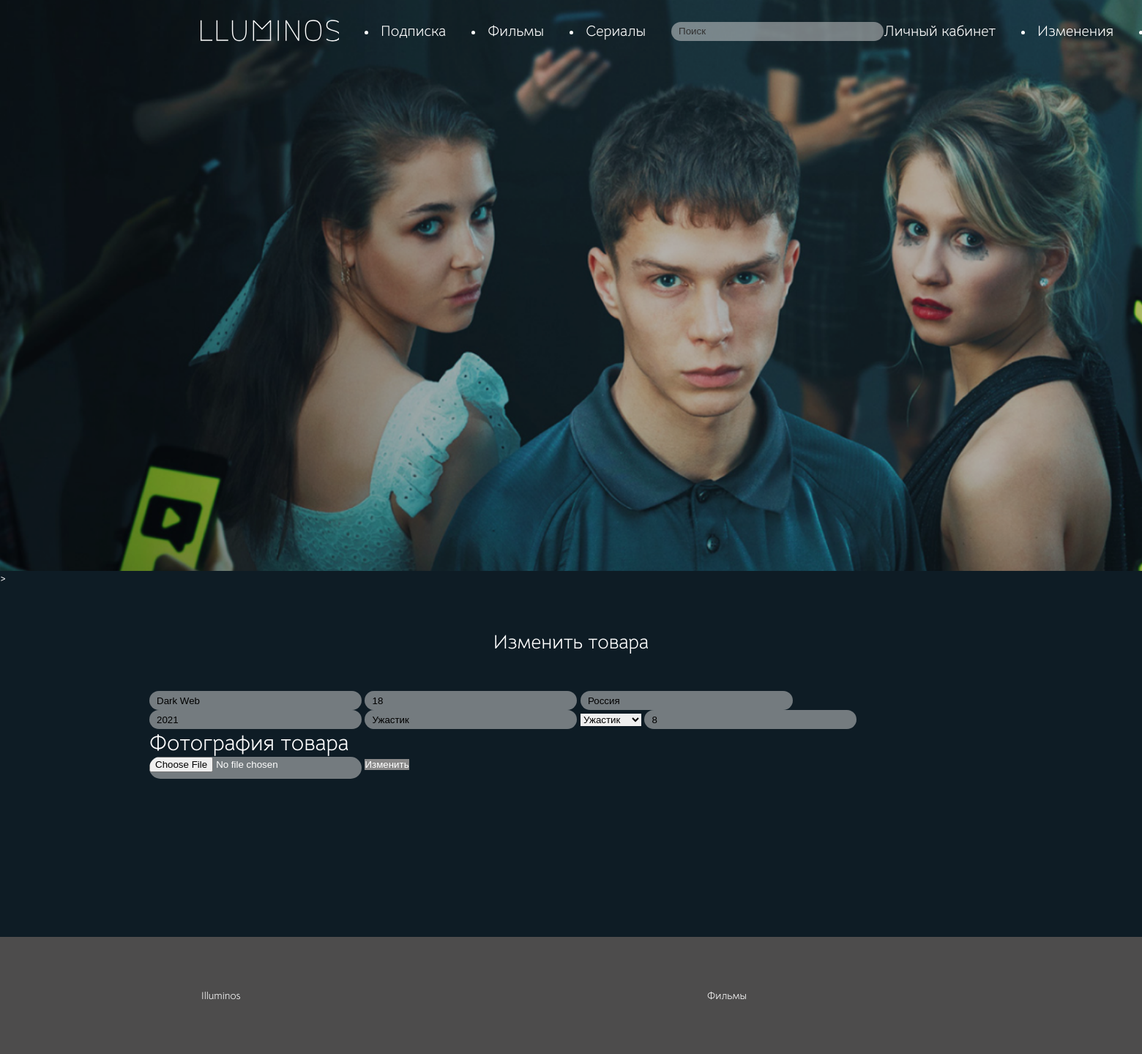
The page /update.php?id=5 (signed in) on the database its author committed.
### tables this page shows
CREATE TABLE `products` (
  `product_id` int(11) NOT NULL,
  `name` varchar(256) NOT NULL,
  `price` int(11) NOT NULL,
  `country` varchar(256) NOT NULL,
  `year` int(11) NOT NULL,
  `model` varchar(256) NOT NULL,
  `category` varchar(256) NOT NULL,
  `time` varchar(255) NOT NULL,
  `count` int(11) NOT NULL,
  `path` varchar(256) NOT NULL,
  `video` varchar(256) NOT NULL,
  `opisanie` text NOT NULL,
  `acters` text NOT NULL,
  `rejiser` text NOT NULL,
  `created_at` timestamp NOT NULL DEFAULT CURRENT_TIMESTAMP
);

### update.php (the view, shortened to what this page needs)
<?php
	$connect = new mysqli("localhost", "root", "", "up1");
	$connect->set_charset("utf8");;
	$sql = "SELECT * FROM `products` WHERE `product_id`=".$_GET["id"];
	$product = $connect->query($sql)->fetch_assoc();
	$result = $connect->query("SELECT * FROM `categories`");
	$categories = "";
	while($row = $result->fetch_assoc()) {
		$selected = ($product["category"] == $row["category"]) ? "selected" : "";
		$categories .= sprintf('<option value="%s" %s>%s</option>', $row["category"], $selected, $row["category"]);
	}
	$menu = '
	<div class="logo">
		 <a href="index.php">
			<img src="assets/img/Illuminos.svg" alt="">
		</a>
	</div>
	<li><a href="login.php">Подписка</a></li>
		<li><a href="films.php">Фильмы</a></li>
		<li><a href="serial.php">Сериалы</a></li>
		<input name="s" placeholder="Поиск" type="search">
		%s
	';
	$m = '';
	if(isset($_SESSION["role"])) {
		$m = '<li><a href="index2.php">Личный кабинет</a></li>';
		$m = '<li><a href="cart.php">Избранное</a></li>';
		$m = '<a href="index2.php">Личный кабинет</a>';
		$m .= ($_SESSION["role"] == "admin") ? '<li><a href="admin.php">Изменения</a></li>' : '';
		$m .= '<li><a href="controllers/logout.php">Выход</a></li>';
	} else
		$m = '
			<li><a href="login.php">Вход</a></li>
			<li><a href="register.php">Регистрация</a></li>
		';
	$menu = sprintf($menu, $m);
?>
  <!DOCTYPE html>
  <html lang="en">
  <head>
	<link rel="stylesheet" href="assets/css/style.css">
	<link rel="stylesheet" href="assets/css/style1.css">
  </head>
  <body>
<div class="main">
	<div class="main_menu">
	   <div class="item">
		   <div class="menu_item">
		   <?= $menu ?>
		  </div>
			 </div>
	</div>
   </div>>
	<main>
		<div class="content">
			<div class="head">Изменить товара</div>
			<form enctype="multipart/form-data" action="controllers/update_product.php" method="POST">
				<input type="text" placeholder="Название" name="name" value="<?= $product["name"] ?>" required>
				<input type="number" placeholder="Цена" name="price" value="<?= $product["price"] ?>" required>
				<input type="text" placeholder="Страна производитель" name="country" value="<?= $product["country"] ?>" required>
				<input type="number" placeholder="Год выпуска" name="year" value="<?= $product["year"] ?>" required>
				<input type="text" placeholder="Модель" name="model" value="<?= $product["model"] ?>" required>
				<select name="category" required>
					<?= $categories ?>
				</select>
				<input type="number" placeholder="Количество на складе" name="count" value="<?= $product["count"] ?>" required>
				<p class="text-left">Фотография товара</p>
				<input type="file" name="image">
				<button>Изменить</button>
			</form>
		</div>
	</main>
	<footer class="footer">
    <div class="container-footer">
        <div class="copyright">
	 Illuminos
        </div>
		<div class="copyright">
	 Фильмы
        </div>
</footer>

### assets/css/style.css (style rules this page uses)
* { padding: 0px; margin: 0px; border: none; }
*, *::before, *::after { box-sizing: border-box; }
a, a:link, a:visited { text-decoration: none; }
aside, nav, footer, header, section, main { display: block; }
h1, h2, h3, h4, h5, h6, p { font-size: inherit; font-weight: inherit; }
body { background: #0E1C25; font-family: Bellota; color: #fff; }
.main { width: 1900px; height: 780px; display: flex; justify-content: center; margin:0 auto; background-image:url("../img/fon.png"); position: static; background-size: cover; }
.main_menu { display: flex; width: 1440px; height: 85px; justify-content: space-between; align-items: center; }
.logo { display: flex; align-items: center; justify-content: center; }
.logo img { width: 198px; height: 35px; }
.menu_item { display: flex; align-items: center; justify-content: space-between; font-family: "Bellota Text"; font-style: normal; }
.menu_item a { font-family: Bellota; font-size: 20px; color: #fff; text-decoration: none; align-items: center; margin-right: 35px; padding: 0; }
input { width: 290px; height: 26px; padding-left: 10px; border: 2px ; border-radius: 20px; outline: none; background: rgba(217, 217, 217, 0.50); }
.container-footer { margin: 0 auto; width: 1440px; height: 150px; display: flex; flex-direction: row; justify-content: space-between; align-items: center; }

### assets/css/style1.css (style rules this page uses)
* { margin: 0; padding: 0; box-sizing: border-box; }
body { background: #0E1C25; font-family: Bellota; color: #fff; }
h2,h3,h4,p { text-align: left; width: 100%; font-size: 30px; }
a { color: rgb(255, 255, 255); cursor:pointer; text-decoration: none; font-size: 30px; }
img { object-fit: cover; }
* { box-sizing:border-box }
.text-left { text-align: left !important; }
form { width: 80%; margin: 0 auto; }
input:valid:not(:placeholder-shown) { border: none; }
input[type=file] { padding: 0; border: none; height: 30px; }
button { padding: 0; cursor: pointer; border: 3px; background-color: #898989; color: #FFF; }
div.content { max-width: 1440px; margin: 0 auto; padding: 0 0px; }
div.head { padding: 20px 0; margin: 40px 0 30px; font-size: 20pt; text-align: center; }
main { min-height: calc(100vh - 400px); }
footer { margin-top: 40px; background-color: white; padding-top: 5px; padding-bottom: 5px; }
.footer { width: 1990px; margin: 0 auto; background-color: #4d4c4c; margin-top: 40px; }
.copyright { padding: 20px 0; font-size: 14px; color: #fff; text-align: center; }

### rows shown on the page
products: name "Dark Web", price "18", country "Россия", year "2021", model "Ужастик", count "8"

### other values the page prints
form field category "Ужастик"
